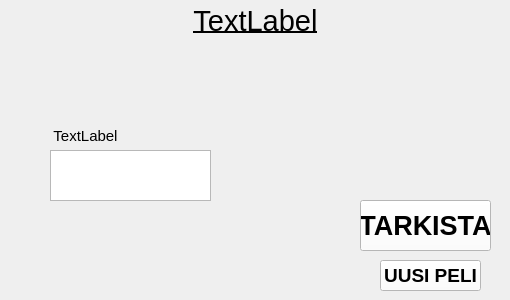
  <widget class="QWidget" name="centralwidget">
   <widget class="QPushButton" name="pushButton">
    <property name="geometry">
     <rect>
      <x>360</x>
      <y>200</y>
      <width>131</width>
      <height>51</height>
     </rect>
    </property>
    <property name="palette">
     <palette>
      <active>
       <colorrole role="WindowText">
        <brush brushstyle="SolidPattern">
         <color alpha="255">
          <red>0</red>
          <green>0</green>
          <blue>0</blue>
         </color>
        </brush>
       </colorrole>
       <colorrole role="Button">
        <brush brushstyle="SolidPattern">
         <color alpha="255">
          <red>255</red>
          <green>255</green>
          <blue>255</blue>
         </color>
        </brush>
       </colorrole>
       <colorrole role="Light">
        <brush brushstyle="SolidPattern">
         <color alpha="255">
          <red>255</red>
          <green>255</green>
          <blue>255</blue>
         </color>
        </brush>
       </colorrole>
       <colorrole role="Midlight">
        <brush brushstyle="SolidPattern">
         <color alpha="255">
          <red>255</red>
          <green>255</green>
          <blue>255</blue>
         </color>
        </brush>
       </colorrole>
       <colorrole role="Dark">
        <brush brushstyle="SolidPattern">
         <color alpha="255">
          <red>127</red>
          <green>127</green>
          <blue>127</blue>
         </color>
        </brush>
       </colorrole>
       <colorrole role="Mid">
        <brush brushstyle="SolidPattern">
         <color alpha="255">
          <red>170</red>
          <green>170</green>
          <blue>170</blue>
         </color>
        </brush>
       </colorrole>
       <colorrole role="Text">
        <brush brushstyle="SolidPattern">
         <color alpha="255">
          <red>0</red>
          <green>0</green>
          <blue>0</blue>
         </color>
        </brush>
       </colorrole>
       <colorrole role="BrightText">
        <brush brushstyle="SolidPattern">
         <color alpha="255">
          <red>255</red>
          <green>255</green>
          <blue>255</blue>
         </color>
        </brush>
       </colorrole>
       <colorrole role="ButtonText">
        <brush brushstyle="SolidPattern">
         <color alpha="255">
          <red>0</red>
          <green>0</green>
          <blue>0</blue>
         </color>
        </brush>
       </colorrole>
       <colorrole role="Base">
        <brush brushstyle="SolidPattern">
         <color alpha="255">
          <red>255</red>
          <green>255</green>
          <blue>255</blue>
         </color>
        </brush>
       </colorrole>
       <colorrole role="Window">
        <brush brushstyle="SolidPattern">
         <color alpha="255">
          <red>255</red>
          <green>255</green>
          <blue>255</blue>
         </color>
        </brush>
       </colorrole>
       <colorrole role="Shadow">
        <brush brushstyle="SolidPattern">
         <color alpha="255">
          <red>0</red>
          <green>0</green>
          <blue>0</blue>
         </color>
        </brush>
       </colorrole>
       <colorrole role="AlternateBase">
        <brush brushstyle="SolidPattern">
         <color alpha="255">
          <red>255</red>
          <green>255</green>
          <blue>255</blue>
         </color>
        </brush>
       </colorrole>
       <colorrole role="ToolTipBase">
        <brush brushstyle="SolidPattern">
         <color alpha="255">
          <red>255</red>
          <green>255</green>
          <blue>220</blue>
         </color>
        </brush>
       </colorrole>
       <colorrole role="ToolTipText">
        <brush brushstyle="SolidPattern">
         <color alpha="255">
          <red>0</red>
          <green>0</green>
          <blue>0</blue>
         </color>
        </brush>
       </colorrole>
       <colorrole role="PlaceholderText">
        <brush brushstyle="SolidPattern">
         <color alpha="127">
          <red>0</red>
          <green>0</green>
          <blue>0</blue>
         </color>
        </brush>
       </colorrole>
       <colorrole role="Accent">
        <brush brushstyle="SolidPattern">
         <color alpha="255">
          <red>255</red>
          <green>255</green>
          <blue>255</blue>
         </color>
        </brush>
       </colorrole>
      </active>
      <inactive>
       <colorrole role="WindowText">
        <brush brushstyle="SolidPattern">
         <color alpha="255">
          <red>0</red>
          <green>0</green>
          <blue>0</blue>
         </color>
        </brush>
       </colorrole>
       <colorrole role="Button">
        <brush brushstyle="SolidPattern">
         <color alpha="255">
          <red>255</red>
          <green>255</green>
          <blue>255</blue>
         </color>
        </brush>
       </colorrole>
       <colorrole role="Light">
        <brush brushstyle="SolidPattern">
         <color alpha="255">
          <red>255</red>
          <green>255</green>
          <blue>255</blue>
         </color>
        </brush>
       </colorrole>
       <colorrole role="Midlight">
        <brush brushstyle="SolidPattern">
         <color alpha="255">
          <red>255</red>
          <green>255</green>
          <blue>255</blue>
         </color>
        </brush>
       </colorrole>
       <colorrole role="Dark">
        <brush brushstyle="SolidPattern">
         <color alpha="255">
          <red>127</red>
          <green>127</green>
          <blue>127</blue>
         </color>
        </brush>
       </colorrole>
       <colorrole role="Mid">
        <brush brushstyle="SolidPattern">
         <color alpha="255">
          <red>170</red>
          <green>170</green>
          <blue>170</blue>
         </color>
        </brush>
       </colorrole>
       <colorrole role="Text">
        <brush brushstyle="SolidPattern">
         <color alpha="255">
          <red>0</red>
          <green>0</green>
          <blue>0</blue>
         </color>
        </brush>
       </colorrole>
       <colorrole role="BrightText">
        <brush brushstyle="SolidPattern">
         <color alpha="255">
          <red>255</red>
          <green>255</green>
          <blue>255</blue>
         </color>
        </brush>
       </colorrole>
       <colorrole role="ButtonText">
        <brush brushstyle="SolidPattern">
         <color alpha="255">
          <red>0</red>
          <green>0</green>
          <blue>0</blue>
         </color>
        </brush>
       </colorrole>
       <colorrole role="Base">
        <brush brushstyle="SolidPattern">
         <color alpha="255">
          <red>255</red>
          <green>255</green>
          <blue>255</blue>
         </color>
        </brush>
       </colorrole>
       <colorrole role="Window">
        <brush brushstyle="SolidPattern">
         <color alpha="255">
          <red>255</red>
          <green>255</green>
          <blue>255</blue>
         </color>
        </brush>
       </colorrole>
       <colorrole role="Shadow">
        <brush brushstyle="SolidPattern">
         <color alpha="255">
          <red>0</red>
          <green>0</green>
          <blue>0</blue>
         </color>
        </brush>
       </colorrole>
       <colorrole role="AlternateBase">
        <brush brushstyle="SolidPattern">
         <color alpha="255">
          <red>255</red>
          <green>255</green>
          <blue>255</blue>
         </color>
        </brush>
       </colorrole>
       <colorrole role="ToolTipBase">
        <brush brushstyle="SolidPattern">
         <color alpha="255">
          <red>255</red>
          <green>255</green>
          <blue>220</blue>
         </color>
        </brush>
       </colorrole>
       <colorrole role="ToolTipText">
        <brush brushstyle="SolidPattern">
         <color alpha="255">
          <red>0</red>
          <green>0</green>
          <blue>0</blue>
         </color>
        </brush>
       </colorrole>
       <colorrole role="PlaceholderText">
        <brush brushstyle="SolidPattern">
         <color alpha="127">
          <red>0</red>
          <green>0</green>
          <blue>0</blue>
         </color>
        </brush>
       </colorrole>
       <colorrole role="Accent">
        <brush brushstyle="SolidPattern">
         <color alpha="255">
          <red>255</red>
          <green>255</green>
          <blue>255</blue>
         </color>
        </brush>
       </colorrole>
      </inactive>
      <disabled>
       <colorrole role="WindowText">
        <brush brushstyle="SolidPattern">
         <color alpha="255">
          <red>127</red>
          <green>127</green>
          <blue>127</blue>
         </color>
        </brush>
       </colorrole>
       <colorrole role="Button">
        <brush brushstyle="SolidPattern">
         <color alpha="255">
          <red>255</red>
          <green>255</green>
          <blue>255</blue>
         </color>
        </brush>
       </colorrole>
       <colorrole role="Light">
        <brush brushstyle="SolidPattern">
         <color alpha="255">
          <red>255</red>
          <green>255</green>
          <blue>255</blue>
         </color>
        </brush>
       </colorrole>
       <colorrole role="Midlight">
        <brush brushstyle="SolidPattern">
         <color alpha="255">
          <red>255</red>
          <green>255</green>
          <blue>255</blue>
         </color>
        </brush>
       </colorrole>
       <colorrole role="Dark">
        <brush brushstyle="SolidPattern">
         <color alpha="255">
          <red>127</red>
          <green>127</green>
          <blue>127</blue>
         </color>
        </brush>
       </colorrole>
       <colorrole role="Mid">
        <brush brushstyle="SolidPattern">
         <color alpha="255">
          <red>170</red>
          <green>170</green>
          <blue>170</blue>
         </color>
        </brush>
       </colorrole>
       <colorrole role="Text">
        <brush brushstyle="SolidPattern">
         <color alpha="255">
          <red>127</red>
          <green>127</green>
          <blue>127</blue>
         </color>
        </brush>
       </colorrole>
       <colorrole role="BrightText">
        <brush brushstyle="SolidPattern">
         <color alpha="255">
          <red>255</red>
          <green>255</green>
          <blue>255</blue>
         </color>
        </brush>
       </colorrole>
       <colorrole role="ButtonText">
        <brush brushstyle="SolidPattern">
         <color alpha="255">
          <red>127</red>
          <green>127</green>
          <blue>127</blue>
         </color>
        </brush>
       </colorrole>
       <colorrole role="Base">
        <brush brushstyle="SolidPattern">
         <color alpha="255">
          <red>255</red>
          <green>255</green>
          <blue>255</blue>
         </color>
        </brush>
       </colorrole>
       <colorrole role="Window">
        <brush brushstyle="SolidPattern">
         <color alpha="255">
          <red>255</red>
          <green>255</green>
          <blue>255</blue>
         </color>
        </brush>
       </colorrole>
       <colorrole role="Shadow">
        <brush brushstyle="SolidPattern">
         <color alpha="255">
          <red>0</red>
          <green>0</green>
          <blue>0</blue>
         </color>
        </brush>
       </colorrole>
       <colorrole role="AlternateBase">
        <brush brushstyle="SolidPattern">
         <color alpha="255">
          <red>255</red>
          <green>255</green>
          <blue>255</blue>
         </color>
        </brush>
       </colorrole>
       <colorrole role="ToolTipBase">
        <brush brushstyle="SolidPattern">
         <color alpha="255">
          <red>255</red>
          <green>255</green>
          <blue>220</blue>
         </color>
        </brush>
       </colorrole>
       <colorrole role="ToolTipText">
        <brush brushstyle="SolidPattern">
         <color alpha="255">
          <red>0</red>
          <green>0</green>
          <blue>0</blue>
         </color>
        </brush>
       </colorrole>
       <colorrole role="PlaceholderText">
        <brush brushstyle="SolidPattern">
         <color alpha="127">
          <red>127</red>
          <green>127</green>
          <blue>127</blue>
         </color>
        </brush>
       </colorrole>
       <colorrole role="Accent">
        <brush brushstyle="SolidPattern">
         <color alpha="255">
          <red>255</red>
          <green>255</green>
          <blue>255</blue>
         </color>
        </brush>
       </colorrole>
      </disabled>
     </palette>
    </property>
    <property name="font">
     <font>
      <pointsize>20</pointsize>
      <bold>true</bold>
     </font>
    </property>
    <property name="toolTipDuration">
     <number>-1</number>
    </property>
    <property name="layoutDirection">
     <enum>Qt::LeftToRight</enum>
    </property>
    <property name="autoFillBackground">
     <bool>false</bool>
    </property>
    <property name="text">
     <string>TARKISTA</string>
    </property>
   </widget>
   <widget class="QLabel" name="labelStatus">
    <property name="geometry">
     <rect>
      <x>10</x>
      <y>0</y>
      <width>491</width>
      <height>41</height>
     </rect>
    </property>
    <property name="font">
     <font>
      <pointsize>22</pointsize>
      <bold>false</bold>
      <underline>true</underline>
     </font>
    </property>
    <property name="text">
     <string>TextLabel</string>
    </property>
    <property name="alignment">
     <set>Qt::AlignCenter</set>
    </property>
   </widget>
   <widget class="QLabel" name="labelCounter">
    <property name="geometry">
     <rect>
      <x>-60</x>
      <y>120</y>
      <width>291</width>
      <height>31</height>
     </rect>
    </property>
    <property name="font">
     <font>
      <pointsize>11</pointsize>
      <bold>false</bold>
     </font>
    </property>
    <property name="text">
     <string>TextLabel</string>
    </property>
    <property name="alignment">
     <set>Qt::AlignCenter</set>
    </property>
   </widget>
   <widget class="QTextEdit" name="textGuess">
    <property name="geometry">
     <rect>
      <x>50</x>
      <y>150</y>
      <width>161</width>
      <height>51</height>
     </rect>
    </property>
    <property name="font">
     <font>
      <pointsize>22</pointsize>
     </font>
    </property>
   </widget>
   <widget class="QPushButton" name="pushButton_2">
    <property name="geometry">
     <rect>
      <x>380</x>
      <y>260</y>
      <width>101</width>
      <height>31</height>
     </rect>
    </property>
    <property name="palette">
     <palette>
      <active>
       <colorrole role="WindowText">
        <brush brushstyle="SolidPattern">
         <color alpha="255">
          <red>0</red>
          <green>0</green>
          <blue>0</blue>
         </color>
        </brush>
       </colorrole>
       <colorrole role="Button">
        <brush brushstyle="SolidPattern">
         <color alpha="255">
          <red>255</red>
          <green>255</green>
          <blue>255</blue>
         </color>
        </brush>
       </colorrole>
       <colorrole role="Light">
        <brush brushstyle="SolidPattern">
         <color alpha="255">
          <red>255</red>
          <green>255</green>
          <blue>255</blue>
         </color>
        </brush>
       </colorrole>
       <colorrole role="Midlight">
        <brush brushstyle="SolidPattern">
         <color alpha="255">
          <red>255</red>
          <green>255</green>
          <blue>255</blue>
         </color>
        </brush>
       </colorrole>
       <colorrole role="Dark">
        <brush brushstyle="SolidPattern">
         <color alpha="255">
          <red>127</red>
          <green>127</green>
          <blue>127</blue>
         </color>
        </brush>
       </colorrole>
       <colorrole role="Mid">
        <brush brushstyle="SolidPattern">
         <color alpha="255">
          <red>170</red>
          <green>170</green>
          <blue>170</blue>
         </color>
        </brush>
       </colorrole>
       <colorrole role="Text">
        <brush brushstyle="SolidPattern">
         <color alpha="255">
          <red>0</red>
          <green>0</green>
          <blue>0</blue>
         </color>
        </brush>
       </colorrole>
       <colorrole role="BrightText">
        <brush brushstyle="SolidPattern">
         <color alpha="255">
          <red>255</red>
          <green>255</green>
          <blue>255</blue>
         </color>
        </brush>
       </colorrole>
       <colorrole role="ButtonText">
        <brush brushstyle="SolidPattern">
         <color alpha="255">
          <red>0</red>
          <green>0</green>
          <blue>0</blue>
         </color>
        </brush>
       </colorrole>
       <colorrole role="Base">
        <brush brushstyle="SolidPattern">
         <color alpha="255">
          <red>255</red>
          <green>255</green>
          <blue>255</blue>
         </color>
        </brush>
       </colorrole>
       <colorrole role="Window">
        <brush brushstyle="SolidPattern">
         <color alpha="255">
          <red>255</red>
          <green>255</green>
          <blue>255</blue>
         </color>
        </brush>
       </colorrole>
       <colorrole role="Shadow">
        <brush brushstyle="SolidPattern">
         <color alpha="255">
          <red>0</red>
          <green>0</green>
          <blue>0</blue>
         </color>
        </brush>
       </colorrole>
       <colorrole role="AlternateBase">
        <brush brushstyle="SolidPattern">
         <color alpha="255">
          <red>255</red>
          <green>255</green>
          <blue>255</blue>
         </color>
        </brush>
       </colorrole>
       <colorrole role="ToolTipBase">
        <brush brushstyle="SolidPattern">
         <color alpha="255">
          <red>255</red>
          <green>255</green>
          <blue>220</blue>
         </color>
        </brush>
       </colorrole>
       <colorrole role="ToolTipText">
        <brush brushstyle="SolidPattern">
         <color alpha="255">
          <red>0</red>
          <green>0</green>
          <blue>0</blue>
         </color>
        </brush>
       </colorrole>
       <colorrole role="PlaceholderText">
        <brush brushstyle="SolidPattern">
         <color alpha="127">
          <red>0</red>
          <green>0</green>
          <blue>0</blue>
         </color>
        </brush>
       </colorrole>
       <colorrole role="Accent">
        <brush brushstyle="SolidPattern">
         <color alpha="255">
          <red>255</red>
          <green>255</green>
          <blue>255</blue>
         </color>
        </brush>
       </colorrole>
      </active>
      <inactive>
       <colorrole role="WindowText">
        <brush brushstyle="SolidPattern">
         <color alpha="255">
          <red>0</red>
          <green>0</green>
          <blue>0</blue>
         </color>
        </brush>
       </colorrole>
       <colorrole role="Button">
        <brush brushstyle="SolidPattern">
         <color alpha="255">
          <red>255</red>
          <green>255</green>
          <blue>255</blue>
         </color>
        </brush>
       </colorrole>
       <colorrole role="Light">
        <brush brushstyle="SolidPattern">
         <color alpha="255">
          <red>255</red>
          <green>255</green>
          <blue>255</blue>
         </color>
        </brush>
       </colorrole>
       <colorrole role="Midlight">
        <brush brushstyle="SolidPattern">
         <color alpha="255">
          <red>255</red>
          <green>255</green>
          <blue>255</blue>
         </color>
        </brush>
       </colorrole>
       <colorrole role="Dark">
        <brush brushstyle="SolidPattern">
         <color alpha="255">
          <red>127</red>
          <green>127</green>
          <blue>127</blue>
         </color>
        </brush>
       </colorrole>
       <colorrole role="Mid">
        <brush brushstyle="SolidPattern">
         <color alpha="255">
          <red>170</red>
          <green>170</green>
          <blue>170</blue>
         </color>
        </brush>
       </colorrole>
       <colorrole role="Text">
        <brush brushstyle="SolidPattern">
         <color alpha="255">
          <red>0</red>
          <green>0</green>
          <blue>0</blue>
         </color>
        </brush>
       </colorrole>
       <colorrole role="BrightText">
        <brush brushstyle="SolidPattern">
         <color alpha="255">
          <red>255</red>
          <green>255</green>
          <blue>255</blue>
         </color>
        </brush>
       </colorrole>
       <colorrole role="ButtonText">
        <brush brushstyle="SolidPattern">
         <color alpha="255">
          <red>0</red>
          <green>0</green>
          <blue>0</blue>
         </color>
        </brush>
       </colorrole>
       <colorrole role="Base">
        <brush brushstyle="SolidPattern">
         <color alpha="255">
          <red>255</red>
          <green>255</green>
          <blue>255</blue>
         </color>
        </brush>
       </colorrole>
       <colorrole role="Window">
        <brush brushstyle="SolidPattern">
         <color alpha="255">
          <red>255</red>
          <green>255</green>
          <blue>255</blue>
         </color>
        </brush>
       </colorrole>
       <colorrole role="Shadow">
        <brush brushstyle="SolidPattern">
         <color alpha="255">
          <red>0</red>
          <green>0</green>
          <blue>0</blue>
         </color>
        </brush>
       </colorrole>
       <colorrole role="AlternateBase">
        <brush brushstyle="SolidPattern">
         <color alpha="255">
          <red>255</red>
          <green>255</green>
          <blue>255</blue>
         </color>
        </brush>
       </colorrole>
       <colorrole role="ToolTipBase">
        <brush brushstyle="SolidPattern">
         <color alpha="255">
          <red>255</red>
          <green>255</green>
          <blue>220</blue>
         </color>
        </brush>
       </colorrole>
       <colorrole role="ToolTipText">
        <brush brushstyle="SolidPattern">
         <color alpha="255">
          <red>0</red>
          <green>0</green>
          <blue>0</blue>
         </color>
        </brush>
       </colorrole>
       <colorrole role="PlaceholderText">
        <brush brushstyle="SolidPattern">
         <color alpha="127">
          <red>0</red>
          <green>0</green>
          <blue>0</blue>
         </color>
        </brush>
       </colorrole>
       <colorrole role="Accent">
        <brush brushstyle="SolidPattern">
         <color alpha="255">
          <red>255</red>
          <green>255</green>
          <blue>255</blue>
         </color>
        </brush>
       </colorrole>
      </inactive>
      <disabled>
       <colorrole role="WindowText">
        <brush brushstyle="SolidPattern">
         <color alpha="255">
          <red>127</red>
          <green>127</green>
          <blue>127</blue>
         </color>
        </brush>
       </colorrole>
       <colorrole role="Button">
        <brush brushstyle="SolidPattern">
         <color alpha="255">
          <red>255</red>
          <green>255</green>
          <blue>255</blue>
         </color>
        </brush>
       </colorrole>
       <colorrole role="Light">
        <brush brushstyle="SolidPattern">
         <color alpha="255">
          <red>255</red>
          <green>255</green>
          <blue>255</blue>
         </color>
        </brush>
       </colorrole>
       <colorrole role="Midlight">
        <brush brushstyle="SolidPattern">
         <color alpha="255">
          <red>255</red>
          <green>255</green>
          <blue>255</blue>
         </color>
        </brush>
       </colorrole>
       <colorrole role="Dark">
        <brush brushstyle="SolidPattern">
         <color alpha="255">
          <red>127</red>
          <green>127</green>
          <blue>127</blue>
         </color>
        </brush>
       </colorrole>
       <colorrole role="Mid">
        <brush brushstyle="SolidPattern">
         <color alpha="255">
          <red>170</red>
          <green>170</green>
          <blue>170</blue>
         </color>
        </brush>
       </colorrole>
       <colorrole role="Text">
        <brush brushstyle="SolidPattern">
         <color alpha="255">
          <red>127</red>
          <green>127</green>
          <blue>127</blue>
         </color>
        </brush>
       </colorrole>
       <colorrole role="BrightText">
        <brush brushstyle="SolidPattern">
         <color alpha="255">
          <red>255</red>
          <green>255</green>
          <blue>255</blue>
         </color>
        </brush>
       </colorrole>
       <colorrole role="ButtonText">
        <brush brushstyle="SolidPattern">
         <color alpha="255">
          <red>127</red>
          <green>127</green>
          <blue>127</blue>
         </color>
        </brush>
       </colorrole>
       <colorrole role="Base">
        <brush brushstyle="SolidPattern">
         <color alpha="255">
          <red>255</red>
          <green>255</green>
          <blue>255</blue>
         </color>
        </brush>
       </colorrole>
       <colorrole role="Window">
        <brush brushstyle="SolidPattern">
         <color alpha="255">
          <red>255</red>
          <green>255</green>
          <blue>255</blue>
         </color>
        </brush>
       </colorrole>
       <colorrole role="Shadow">
        <brush brushstyle="SolidPattern">
         <color alpha="255">
          <red>0</red>
          <green>0</green>
          <blue>0</blue>
         </color>
        </brush>
       </colorrole>
       <colorrole role="AlternateBase">
        <brush brushstyle="SolidPattern">
         <color alpha="255">
          <red>255</red>
          <green>255</green>
          <blue>255</blue>
         </color>
        </brush>
       </colorrole>
       <colorrole role="ToolTipBase">
        <brush brushstyle="SolidPattern">
         <color alpha="255">
          <red>255</red>
          <green>255</green>
          <blue>220</blue>
         </color>
        </brush>
       </colorrole>
       <colorrole role="ToolTipText">
        <brush brushstyle="SolidPattern">
         <color alpha="255">
          <red>0</red>
          <green>0</green>
          <blue>0</blue>
         </color>
        </brush>
       </colorrole>
       <colorrole role="PlaceholderText">
        <brush brushstyle="SolidPattern">
         <color alpha="127">
          <red>127</red>
          <green>127</green>
          <blue>127</blue>
         </color>
        </brush>
       </colorrole>
       <colorrole role="Accent">
        <brush brushstyle="SolidPattern">
         <color alpha="255">
          <red>255</red>
          <green>255</green>
          <blue>255</blue>
         </color>
        </brush>
       </colorrole>
      </disabled>
     </palette>
    </property>
    <property name="font">
     <font>
      <pointsize>14</pointsize>
      <bold>true</bold>
     </font>
    </property>
    <property name="text">
     <string>UUSI PELI</string>
    </property>
   </widget>
  </widget>
